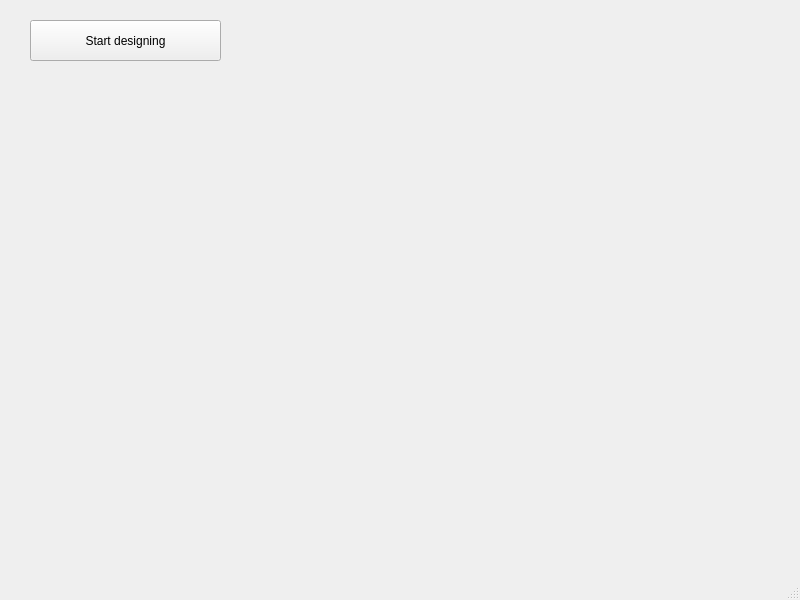
<?xml version="1.0" encoding="UTF-8"?>
<ui version="4.0">
 <class>MainWindow</class>
 <widget class="QMainWindow" name="MainWindow">
  <property name="geometry">
   <rect>
    <x>0</x>
    <y>0</y>
    <width>800</width>
    <height>600</height>
   </rect>
  </property>
  <property name="windowTitle">
   <string>MainWindow</string>
  </property>
  <widget class="QWidget" name="centralwidget">
   <widget class="QPushButton" name="pushButton">
    <property name="geometry">
     <rect>
      <x>30</x>
      <y>20</y>
      <width>191</width>
      <height>41</height>
     </rect>
    </property>
    <property name="text">
     <string>Start designing</string>
    </property>
   </widget>
  </widget>
  <widget class="QMenuBar" name="menubar">
   <property name="geometry">
    <rect>
     <x>0</x>
     <y>0</y>
     <width>800</width>
     <height>22</height>
    </rect>
   </property>
  </widget>
  <widget class="QStatusBar" name="statusbar"/>
 </widget>
 <resources/>
 <connections/>
</ui>
